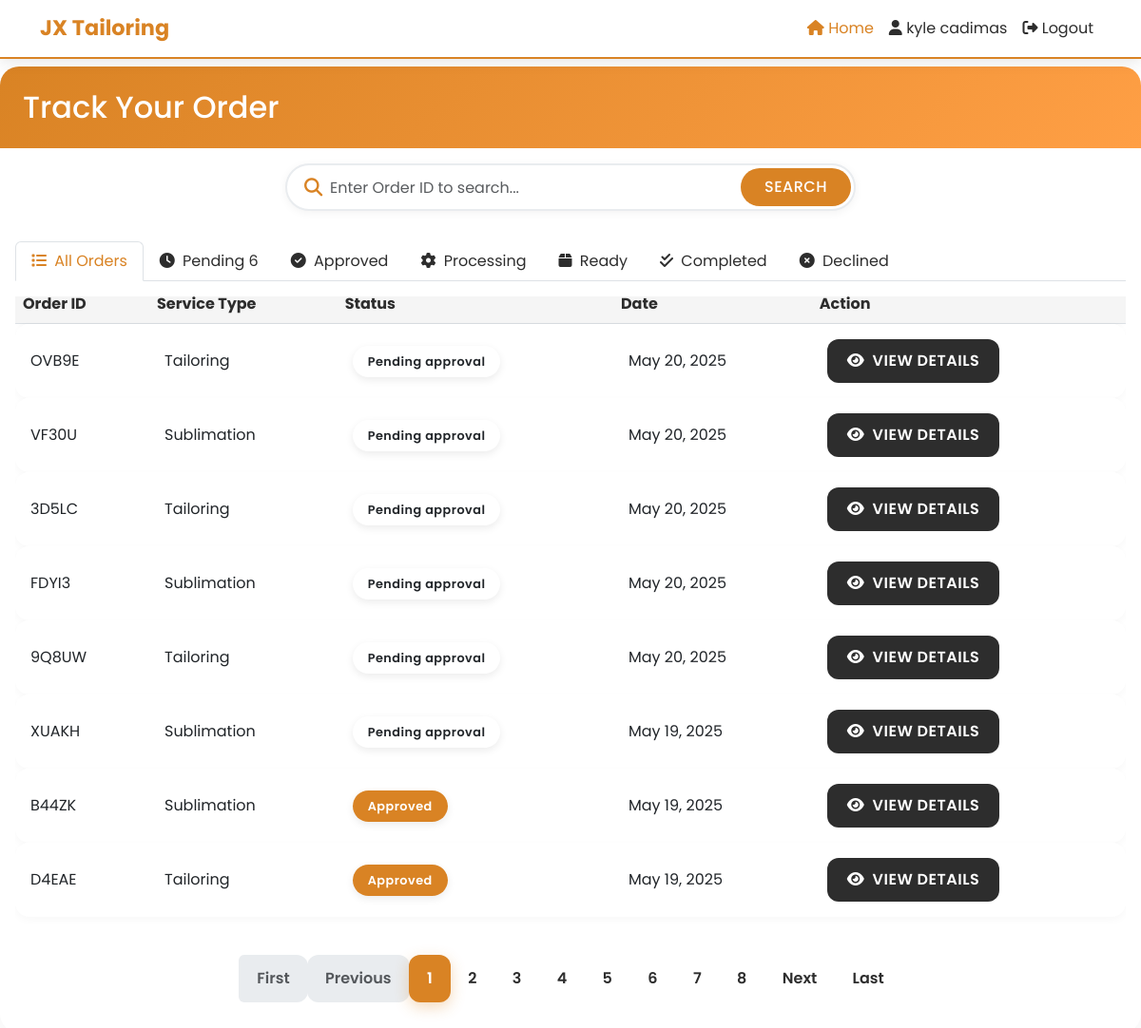
/customer/track_order.php (signed in), run on an earlier commit of the app's database.
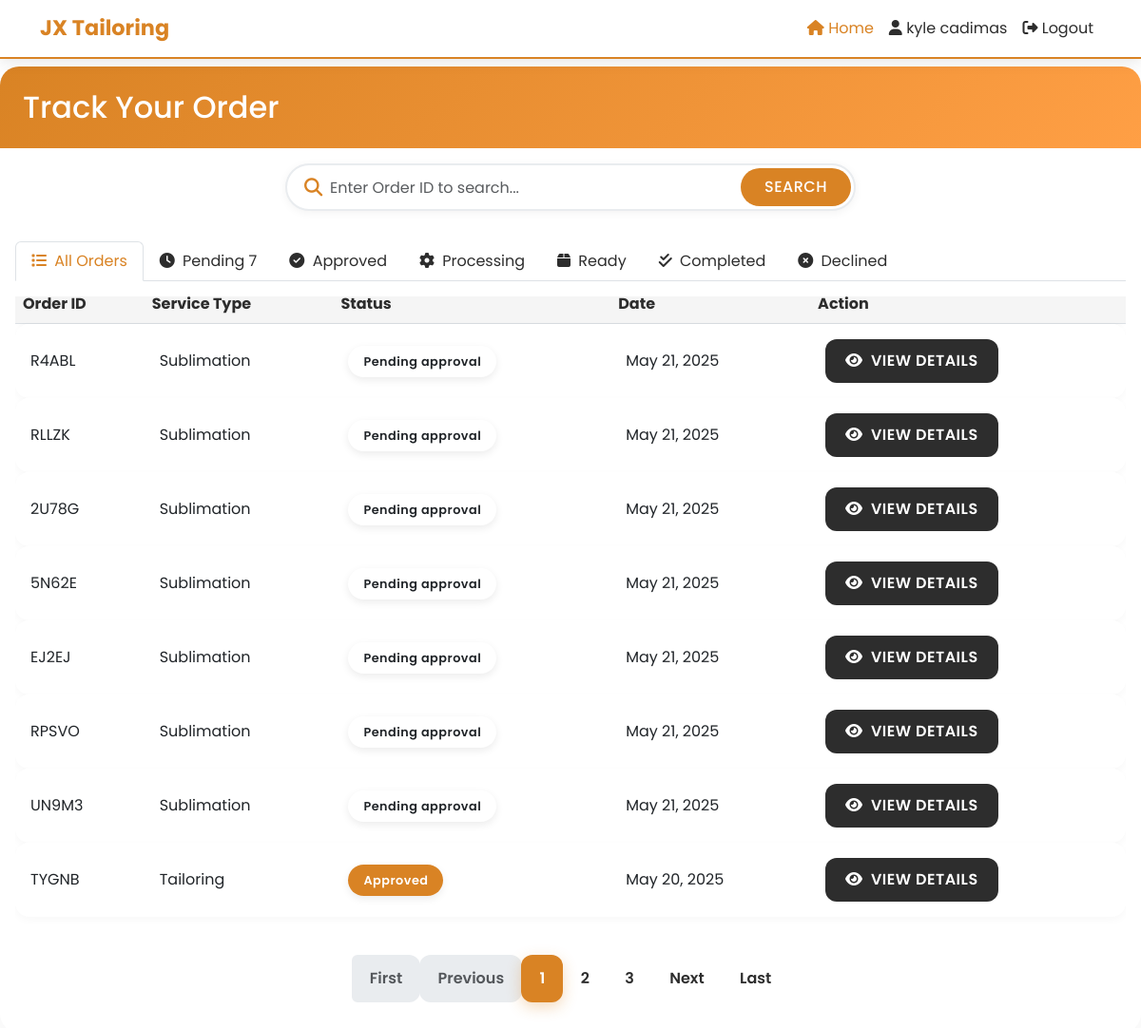
And on a later commit of the database.
### tables this page shows
CREATE TABLE `orders` (
  `order_id` varchar(10) NOT NULL,
  `customer_id` int(11) NOT NULL,
  `order_type` enum('tailoring','sublimation') NOT NULL,
  `total_amount` decimal(10,2) NOT NULL,
  `downpayment_amount` decimal(10,2) NOT NULL,
  `payment_method` enum('cash','gcash') NOT NULL,
  `payment_status` enum('pending','downpayment_paid','fully_paid') DEFAULT 'pending',
  `order_status` enum('pending_approval','declined','approved','forward_to_sublimator','in_process','printing_done','ready_for_pickup','completed') DEFAULT 'pending_approval',
  `staff_id` int(11) DEFAULT NULL,
  `manager_id` int(11) DEFAULT NULL,
  `notes` text DEFAULT NULL,
  `created_at` timestamp NOT NULL DEFAULT current_timestamp(),
  `updated_at` timestamp NOT NULL DEFAULT current_timestamp() ON UPDATE current_timestamp(),
  `screenshot_path` varchar(255) DEFAULT NULL,
  `status_history` text DEFAULT NULL
);

### customer/track_order.php (the view, shortened to what the changed rows need)
<?php
$customer_id = $_SESSION['customer_id'];
include '../db.php';
$search_query = "";
$where_clause = "o.customer_id = ?";
$records_per_page = 8;
$page = isset($_GET['page']) ? (int)$_GET['page'] : 1;
$offset = ($page - 1) * $records_per_page;
$query = "SELECT o.order_id, o.order_type, o.total_amount, o.downpayment_amount,
                 o.payment_method, o.payment_status, o.order_status, o.created_at, o.updated_at,
                 CASE
                    WHEN o.order_type = 'sublimation' THEN s.completion_date
                    WHEN o.order_type = 'tailoring' THEN t.completion_date
                    ELSE DATE_ADD(o.created_at, INTERVAL 7 DAY)
                 END AS completion_date,
                 o.notes,
                 s.template_id, s.custom_design, s.printing_type, s.size, s.color, s.instructions,
                 CASE
                    WHEN o.order_type = 'sublimation' THEN COUNT(sp.player_id)
                    ELSE 1
                 END AS quantity
          FROM orders o
          LEFT JOIN sublimation_orders s ON o.order_id = s.order_id AND o.order_type = 'sublimation'
          LEFT JOIN tailoring_orders t ON o.order_id = t.order_id AND o.order_type = 'tailoring'
          LEFT JOIN sublimation_players sp ON s.sublimation_id = sp.sublimation_id
          WHERE $where_clause
          GROUP BY o.order_id
          ORDER BY o.created_at DESC LIMIT ? OFFSET ?";
$stmt = mysqli_prepare($conn, $query);
mysqli_stmt_bind_param($stmt, "iii", $customer_id, $records_per_page, $offset);
mysqli_stmt_execute($stmt);
$result = mysqli_stmt_get_result($stmt);
$count_query = "SELECT COUNT(*) as total FROM orders o WHERE $where_clause";
$count_stmt = mysqli_prepare($conn, $count_query);
mysqli_stmt_bind_param($count_stmt, "i", $customer_id);
mysqli_stmt_execute($count_stmt);
$count_result = mysqli_stmt_get_result($count_stmt);
$total_records = mysqli_fetch_assoc($count_result)['total'];
$total_pages = ceil($total_records / $records_per_page);
function getPaginatedOrders($orders, $page = 1, $per_page = 8) {
    $total_records = count($orders);
    $total_pages = ceil($total_records / $per_page);
    $page = max(1, min($page, $total_pages));
    $offset = ($page - 1) * $per_page;
    return [
        'data' => array_slice($orders, $offset, $per_page),
        'total_pages' => $total_pages,
        'current_page' => $page
    ];
}
?>
<!DOCTYPE html>
<html lang="en">
<head>
    <link href="https://cdn.jsdelivr.net/npm/bootstrap@5.3.0-alpha1/dist/css/bootstrap.min.css" rel="stylesheet">
    <link rel="stylesheet" href="https://cdnjs.cloudflare.com/ajax/libs/font-awesome/6.4.0/css/all.min.css">
</head>
<body>
<div class="orders-container">
    <div class="card">
        <div class="card-header">
            <h2 class="mb-0">Track Your Order</h2>
        </div>
        <div class="card-body">
            <ul class="nav nav-tabs status-tabs mb-3" id="orderTabs" role="tablist">
                <li class="nav-item" role="presentation">
                    <button class="nav-link" id="pending-tab" data-bs-toggle="tab" data-bs-target="#pending" type="button" role="tab" aria-controls="pending" aria-selected="false">
                        <i class="fas fa-clock me-1"></i> <span class="tab-text">Pending</span>
                        <?php
                        $pending_count = 0;
                        mysqli_data_seek($result, 0);
                        while ($row = mysqli_fetch_assoc($result)) {
                            if ($row['order_status'] == 'pending_approval') $pending_count++;
                        }
                        if ($pending_count > 0): ?>
                        <span class="status-badge"><?= $pending_count ?></span>
                        <?php endif; ?>
                    </button>
                </li>
            </ul>
            <div class="tab-content" id="orderTabsContent">
                <div class="tab-pane fade show active" id="all" role="tabpanel" aria-labelledby="all-tab">
                    <?php
                    mysqli_data_seek($result, 0);
                    $has_orders = mysqli_num_rows($result) > 0;
                    if ($has_orders): ?>
                        <div class="table-responsive">
                            <table class="table table-hover">
                                <thead>
                                    <tr>
                                        <th>Order ID</th>
                                        <th>Service Type</th>
                                        <th>Status</th>
                                        <th>Date</th>
                                        <th>Action</th>
                                    </tr>
                                </thead>
                                <tbody>
                                    <?php while ($row = mysqli_fetch_assoc($result)) : ?>
                                        <tr>
                                            <td><?= htmlspecialchars($row['order_id']) ?></td>
                                            <td><?= htmlspecialchars(ucfirst($row['order_type'])) ?></td>
                                            <td>
                                                <span class="status-pill status-<?= str_replace('_', '-', $row['order_status']) ?>">
                                                    <?= htmlspecialchars(str_replace('_', ' ', ucwords($row['order_status']))) ?>
                                                </span>
                                            </td>
                                            <td><?= date('M j, Y', strtotime($row['created_at'])) ?></td>
                                            <td>
                                                <div class="d-flex gap-2">
                                                    <a href="view_order.php?id=<?= htmlspecialchars($row['order_id']) ?>" class="btn view-btn">
                                                        <i class="fas fa-eye me-1"></i> View Details
                                                    </a>
                                                </div>
                                            </td>
                                        </tr>
                                    <?php endwhile; ?>
                                </tbody>
                            </table>
                        </div>
                    <?php endif; ?>
                </div>
            </div>
            <div class="mt-4">
                <nav aria-label="Page navigation">
                    <ul class="pagination justify-content-center">
                        <?php for ($i = 1; $i <= $total_pages; $i++): ?>
                            <li class="page-item <?= $i == $page ? 'active' : '' ?>">
                                <a class="page-link" href="?page=<?= $i ?>&search=<?= urlencode($search_query) ?>"><?= $i ?></a>
                            </li>
                        <?php endfor; ?>
                    </ul>
                </nav>
            </div>
        </div>
    </div>
</div>
</body>
</html>

What changed in the data, as far as the page shows it:
removed orders: order_id "OVB9E", order_type "Tailoring", order_status "Pending approval", created_at "May 20, 2025"
removed orders: order_id "VF30U", order_type "Sublimation", order_status "Pending approval", created_at "May 20, 2025"
removed orders: order_id "3D5LC", order_type "Tailoring", order_status "Pending approval", created_at "May 20, 2025"
removed orders: order_id "FDYI3", order_type "Sublimation", order_status "Pending approval", created_at "May 20, 2025"
removed orders: order_id "9Q8UW", order_type "Tailoring", order_status "Pending approval", created_at "May 20, 2025"
removed orders: order_id "XUAKH", order_type "Sublimation", order_status "Pending approval", created_at "May 19, 2025"
removed orders: order_id "B44ZK", order_type "Sublimation", order_status "Approved", created_at "May 19, 2025"
removed orders: order_id "D4EAE", order_type "Tailoring", order_status "Approved", created_at "May 19, 2025"
added orders: order_id "R4ABL", order_type "Sublimation", order_status "Pending approval", created_at "May 21, 2025"
added orders: order_id "RLLZK", order_type "Sublimation", order_status "Pending approval", created_at "May 21, 2025"
added orders: order_id "2U78G", order_type "Sublimation", order_status "Pending approval", created_at "May 21, 2025"
added orders: order_id "5N62E", order_type "Sublimation", order_status "Pending approval", created_at "May 21, 2025"
added orders: order_id "EJ2EJ", order_type "Sublimation", order_status "Pending approval", created_at "May 21, 2025"
added orders: order_id "RPSVO", order_type "Sublimation", order_status "Pending approval", created_at "May 21, 2025"
added orders: order_id "UN9M3", order_type "Sublimation", order_status "Pending approval", created_at "May 21, 2025"
added orders: order_id "TYGNB", order_type "Tailoring", order_status "Approved", created_at "May 20, 2025"
Also different on the page:
$pending_count: "6" → "7"
list line gone: "4"
list line gone: "5"
list line gone: "6"
list line gone: "7"
list line gone: "8"
